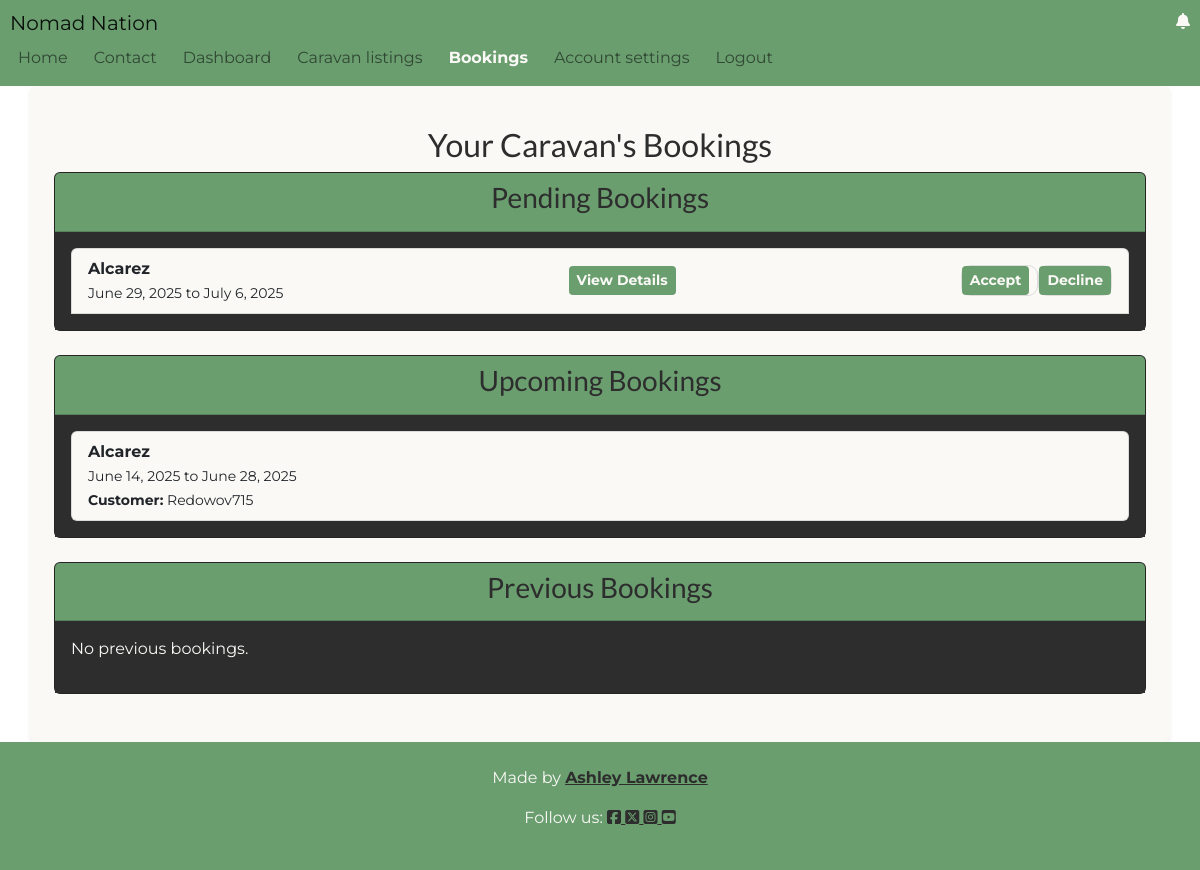
Page /listings/bookings/ (signed in) on the committed database.
### listings/models.py (models this page shows, shortened)
class Booking(models.Model):
    STATUS_CHOICES = [
        ("pending", _("Pending")),
        ("accepted", _("Accepted")),
        ("declined", _("Declined")),
    ]
    caravan = models.ForeignKey(
        Caravan, on_delete=models.CASCADE, related_name="bookings"
    )
    customer = models.ForeignKey(
        User, on_delete=models.CASCADE, related_name="bookings"
    )
    name = models.CharField(max_length=50)
    email = models.EmailField()
    phone_number = models.CharField(max_length=15, blank=True, null=True)
    start_date = models.DateField()
    end_date = models.DateField()
    message = models.TextField(blank=True, null=True)
    status = models.CharField(
        max_length=10, choices=STATUS_CHOICES, default="pending"
    )

class Caravan(models.Model):
    owner = models.ForeignKey(
        User, on_delete=models.CASCADE, related_name='caravans'
    )
    title = models.CharField(max_length=40)
    description = models.TextField()
    berth = models.CharField(
        max_length=10, choices=[
            ('small', _('Two-berth')),
            ('medium', _('Four-berth')),
            ('large', _('Six-berth'))
        ]
    )
    price_per_night = models.DecimalField(max_digits=6, decimal_places=2)
    currency = models.CharField(max_length=3, default="GBP")
    location = models.CharField(max_length=40)
    amenities = models.ManyToManyField(Amenity, related_name='caravans')
    favourites = models.ManyToManyField(
        User, related_name='favourite_caravans', blank=True
    )

### listings/views.py (the view)
# urls.py: path('bookings/', views.booking_view, name='booking_page'),
@login_required
def booking_view(request, caravan_id=None):
    user = request.user
    user_type = user.profile.user_type
    today = timezone.now().date()
    caravan = None
    if caravan_id:
        caravan = get_object_or_404(Caravan, id=caravan_id)
        if user_type == 'owner' and user == caravan.owner:
            bookings = Booking.objects.filter(caravan=caravan)
        else:
            bookings = Booking.objects.filter(caravan=caravan, customer=user)
    else:
        if user_type == 'owner':
            bookings = Booking.objects.filter(caravan__owner=user)
        else:
            bookings = Booking.objects.filter(customer=user)
        if bookings.exists():
            caravan = bookings.first().caravan
    pending_bookings = bookings.filter(status='pending')
    upcoming_bookings = bookings.filter(
        status='accepted', start_date__gte=today
    )
    previous_bookings = bookings.filter(status='accepted', end_date__lt=today)
    for booking in upcoming_bookings:
        booking.can_modify = (booking.start_date - today).days > 7
    form = BookingForm()
    return render(request, 'listings/booking.html', {
        'caravan': caravan,
        'pending_bookings': pending_bookings,
        'upcoming_bookings': upcoming_bookings,
        'previous_bookings': previous_bookings,
        'user_type': user_type,
        'has_pending': pending_bookings.exists(),
        'has_upcoming': upcoming_bookings.exists(),
        'has_previous': previous_bookings.exists(),
        'form': form,
    })

### listings/templates/listings/booking.html (shortened to what this page needs)
{% extends "base.html" %}
{% load i18n %}
{% block content %}
<div class="container p-4 rounded shadow-sm bg-styles booking-style">
    {% if user_type == 'customer' %}
        <h2 class="text-center mt-3 title">{% trans "Your Bookings" %}</h2>
    {% elif user_type == 'owner' %}
        <h2 class="text-center mt-3 title">{% trans "Your Caravan's Bookings" %}</h2>
    {% endif %}
    <div class="card mb-4">
        <div class="card-header">
            <h3 class="text-center title">{% trans "Pending Bookings" %}</h3>
        </div>
        <div class="card-body">
            {% if pending_bookings %}
                <ul class="list-group">
                    {% for booking in pending_bookings %}
                        <li class="list-group-item d-flex justify-content-between align-items-center">
                            <div>
                                <strong>{{ booking.caravan.title }}</strong><br>
                                <small>{{ booking.start_date }} {% trans "to" %} {{ booking.end_date }}</small>
                            </div>
                            <button type="button" class="btn btn-info btn-sm btn-styles"
                                    data-bs-toggle="modal" data-bs-target="#bookingDetailsModal{{ booking.id }}">
                                {% trans "View Details" %}
                            </button>
                            {% if user_type == 'owner' %}
                            <div class="d-flex">
                                <form method="post" action="{% url 'manage_booking' booking.id %}">
                                    <button type="submit" class="btn btn-success btn-sm btn-styles me-2">{% trans "Accept" %}</button>
                                </form>
                                <form method="post" action="{% url 'manage_booking' booking.id %}">
                                    <button type="submit" class="btn btn-danger btn-sm btn-styles">{% trans "Decline" %}</button>
                                </form>
                            </div>
                            {% endif %}
                        </li>
                    {% endfor %}
                </ul>
            {% else %}
                <p class="text-white">{% trans "No pending bookings." %}</p>
                <a href="{% url 'listings' %}" class="btn btn-primary btn-styles">{% trans "Go back to listings" %}</a>
            {% endif %}
        </div>
    </div>
    <div class="card mb-4">
        <div class="card-header">
            <h3 class="title text-center">{% trans "Upcoming Bookings" %}</h3>
        </div>
        <div class="card-body">
            {% if upcoming_bookings %}
                <ul class="list-group">
                    {% for booking in upcoming_bookings %}
                        <li class="list-group-item d-flex justify-content-between align-items-center">
                            <div>
                                <strong>{{ booking.caravan.title }}</strong><br>
                                <small>{{ booking.start_date }} {% trans "to" %} {{ booking.end_date }}</small><br>
                                {% if user_type == 'customer' %}
                                    <small><strong>{% trans "Owner:" %}</strong> {{ booking.caravan.owner.username }}</small>
                                {% elif user_type == 'owner' %}
                                    <small><strong>{% trans "Customer:" %}</strong> {{ booking.customer.username }}</small>
                                {% endif %}
                            </div>
                        </li>
                    {% endfor %}
                </ul>
            {% else %}
                <p class="text-white">{% trans "No upcoming bookings." %}</p>
                <a href="{% url 'listings' %}" class="btn btn-primary btn-styles">{% trans "Go back to listings" %}</a>
            {% endif %}
        </div>
    </div>
    <div class="card mb-4">
        <div class="card-header">
            <h3 class="title text-center">{% trans "Previous Bookings" %}</h3>
        </div>
        <div class="card-body">
            {% if previous_bookings %}
                <ul class="list-group">
                    {% for booking in previous_bookings %}
                        <li class="list-group-item d-flex justify-content-between align-items-center">
                            <div>
                                <strong>{{ booking.caravan.title }}</strong><br>
                                <small>{{ booking.start_date }} {% trans "to" %} {{ booking.end_date }}</small>
                            </div>
                        </li>
                    {% endfor %}
                </ul>
            {% else %}
                <p class="text-white">{% trans "No previous bookings." %}</p>
            {% endif %}
        </div>
    </div>
</div>
{% endblock %}

### static/css/styles.css (style rules this page uses)
:root { --p-colour: #6A9E6F; --p-accent: #87CEEB; --s-accent: #F4A261; --b-colour: #FAF9F6; --p-text: #2D2D2D; --bs-primary: var(--p-colour); --bs-secondary: var(--s-accent); --bs-info: var(--p-accent); --bs-light: var(--b-colour); --bs-dark: var(--p-text); }
html, body { min-height: 100%; width: 100%; overflow-x: hidden; margin: 0; padding: 0; display: flex; flex-direction: column; font-family: 'Montserrat', sans-serif !important; }
.bg-styles { background-color: var(--b-colour); color: var(--p-text); }
.btn-styles { font-weight: 700; background-color: var(--p-colour); color: var(--b-colour); border: var(--p-colour); }
.title { font-family: 'Lato', sans-serif !important; }
.card { margin-bottom: 30px; background-color: var(--p-text) !important; }
.text-white { color: var(--b-colour) !important; }
.card-header { background-color: var(--p-colour); }
.dashboard-style li, .booking-style li { background-color: var(--b-colour); }
.booking-style .card-body, .dashboard-style .card-body { background-color: var(--p-text); }
form { width: 100%; background-color: #faf9f650; border: 1px solid #ddd; box-sizing: border-box; border-radius: 10px; }

### rows in the picture
Booking: caravan "Alcarez", start_date "June 29, 2025", end_date "July 6, 2025"
Booking: caravan "Alcarez", start_date "June 14, 2025", end_date "June 28, 2025", customer.username "Redowov715"
